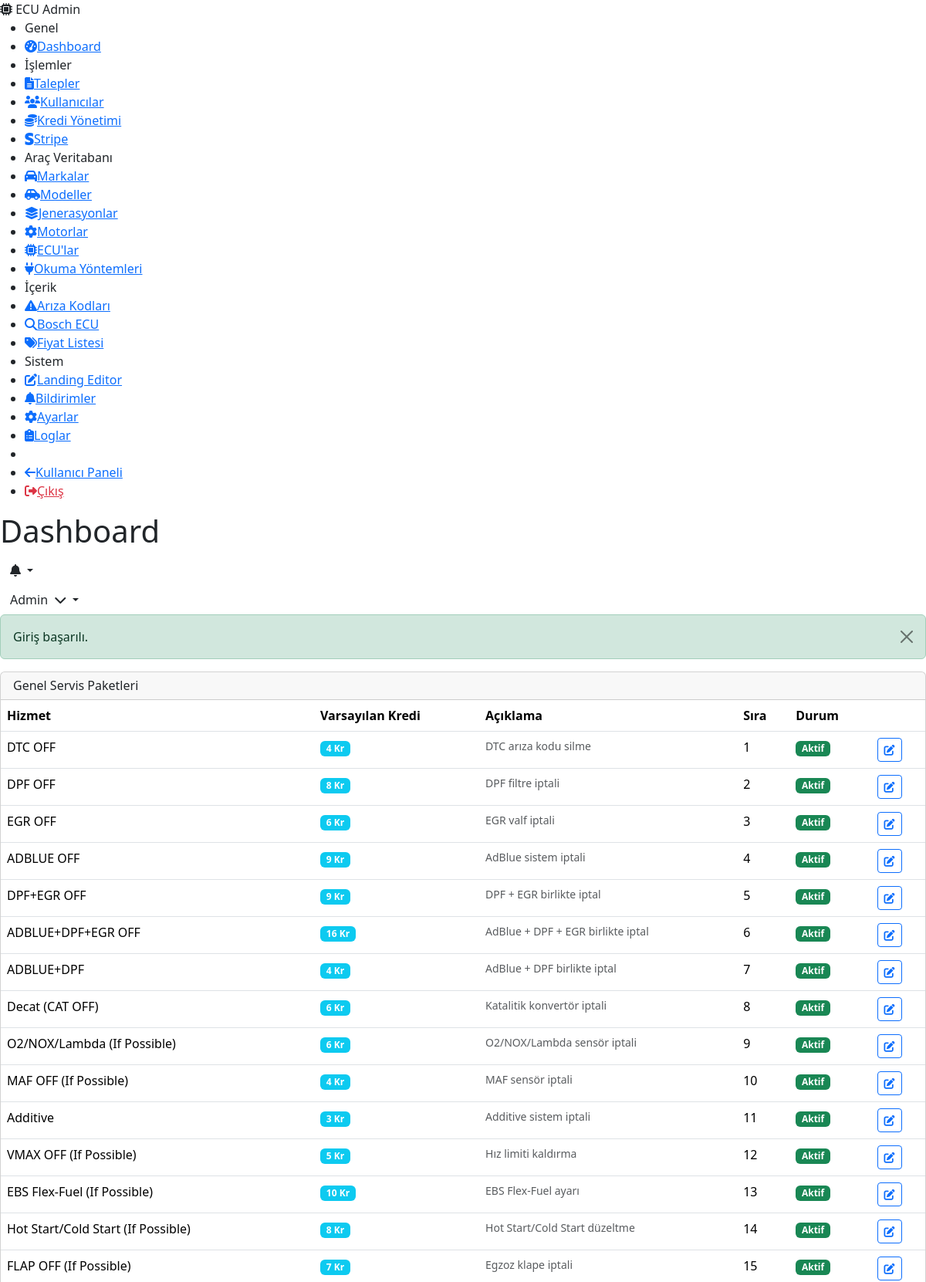
Page /admin/pricing (signed in, upper part) on the committed database.
### tables this page shows
CREATE TABLE IF NOT EXISTS `users` (
    `id`             INT UNSIGNED AUTO_INCREMENT PRIMARY KEY,
    `name`           VARCHAR(100)  NOT NULL,
    `email`          VARCHAR(191)  NOT NULL,
    `password`       VARCHAR(255)  NOT NULL,
    `phone`          VARCHAR(20)   DEFAULT NULL,
    `company`        VARCHAR(150)  DEFAULT NULL,
    `avatar`         VARCHAR(255)  DEFAULT NULL,
    `credit_balance` INT           NOT NULL DEFAULT 0,
    `role`           ENUM('user','admin') NOT NULL DEFAULT 'user',
    `email_token`    VARCHAR(64)   DEFAULT NULL,
    `email_verified` TINYINT(1)   NOT NULL DEFAULT 0,
    `reset_token`    VARCHAR(64)   DEFAULT NULL,
    `reset_expires`  DATETIME      DEFAULT NULL,
    `is_active`      TINYINT(1)   NOT NULL DEFAULT 1,
    `created_at`     DATETIME      NOT NULL DEFAULT CURRENT_TIMESTAMP,
    `updated_at`     DATETIME      NOT NULL DEFAULT CURRENT_TIMESTAMP ON UPDATE CURRENT_TIMESTAMP,
    UNIQUE KEY `uk_users_email`       (`email`),
    INDEX `idx_users_role`            (`role`),
    INDEX `idx_users_reset_token`     (`reset_token`),
    INDEX `idx_users_email_token`     (`email_token`)
);

CREATE TABLE IF NOT EXISTS `service_packages` (
    `id`          INT UNSIGNED AUTO_INCREMENT PRIMARY KEY,
    `name`        VARCHAR(100) NOT NULL,
    `slug`        VARCHAR(120) NOT NULL,
    `credit_cost` INT          NOT NULL DEFAULT 0,
    `description` TEXT         DEFAULT NULL,
    `is_active`   TINYINT(1)  NOT NULL DEFAULT 1,
    `sort_order`  INT          NOT NULL DEFAULT 0,
    UNIQUE KEY `uk_service_packages_slug` (`slug`)
);

### core/Controller.php (called while the page is built, shortened)
<?php
abstract class Controller
{
    protected function view(string $view, array $data = [], string $layout = 'app'): void
    {
        View::render($view, $data, $layout);
    }
}

### app/Controllers/Admin/PricingController.php (called while the page is built, shortened)
<?php
final class PricingController extends Controller
{
    public function index(Request $request): void
    {
        $db = Database::getInstance();
        $packages = $db->fetchAll('SELECT * FROM service_packages ORDER BY sort_order ASC');
        $stages = $db->fetchAll('SELECT * FROM stages WHERE is_active = 1 ORDER BY sort_order ASC');
        $pricingRows = $db->fetchAll(
            'SELECT ssp.*, sp.name as service_name, sp.slug as service_slug
             FROM stage_service_pricing ssp
             JOIN service_packages sp ON ssp.service_package_id = sp.id
             ORDER BY sp.sort_order ASC'
        );
        $stagePricing = [];
        foreach ($pricingRows as $row) {
            $sid = (int) $row['stage_id'];
            $stagePricing[$sid][] = $row;
        }
        $this->view('admin/pricing/index', [
            'pageTitle'    => 'Fiyat Listesi',
            'currentPage'  => 'admin-pricing',
            'packages'     => $packages,
            'stages'       => $stages,
            'stagePricing' => $stagePricing,
        ], 'admin');
    }
}

### core/App.php (called while the page is built, shortened)
<?php
final class App
{
    private Router $router;
    private Request $request;
    public function __construct(string $basePath)
    {
        $this->bootstrap();
    }
    private function bootstrap(): void
    {
        View::share('auth_user', $this->getAuthUser());
        $this->request = new Request();
        $this->router  = new Router();
    }
    private function getAuthUser(): ?array
    {
        try {
            $db = Database::getInstance();
            return $db->fetch(
                'SELECT id, name, email, phone, company, avatar, credit_balance, role, is_active FROM users WHERE id = ?',
                [Session::userId()]
            );
        } catch (\Throwable) {
            return null;
        }
    }
    public function run(): void
    {
        $matched = $this->router->resolve($this->request);
        $this->executeMiddleware($matched['middleware'], function () use ($matched) {
            $this->dispatch($matched['action'], $matched['params']);
        });
    }
    private function executeMiddleware(array $middleware, callable $final): void
    {
        $middlewareStack = array_reverse($middleware);
        $next = $final;
        foreach ($middlewareStack as $mw) {
            $currentNext = $next;
            $next = function () use ($mw, $currentNext) {
                $instance = new $mw();
                $instance->handle($this->request, $currentNext);
            };
        }
        $next();
    }
    private function dispatch(string $action, array $params): void
    {
        [$controllerClass, $method] = explode('@', $action);
        $controller = new $controllerClass();
        $controller->$method($this->request, ...array_values($params));
    }
}

### app/Middleware/AdminMiddleware.php (called while the page is built, shortened)
<?php
final class AdminMiddleware extends Middleware
{
    public function handle(Request $request, callable $next): void
    {
        $next();
    }
}

### app/Middleware/AuthMiddleware.php (called while the page is built, shortened)
<?php
final class AuthMiddleware extends Middleware
{
    public function handle(Request $request, callable $next): void
    {
        $next();
    }
}

### index.php (called while the page is built, shortened)
<?php
$app = new Core\App(BASE_PATH);
$app->run();

### core/Database.php (called while the page is built, shortened)
<?php
final class Database
{
    private static ?Database $instance = null;
    private PDO $pdo;
    private function __construct()
    {
        $config = Config::get('database');
        $dsn = sprintf(
            'mysql:host=%s;port=%s;dbname=%s;charset=%s',
            $config['host'],
            $config['port'],
            $config['name'],
            $config['charset']
        );
        try {
            $this->pdo = new PDO($dsn, $config['username'], $config['password'], [
                PDO::ATTR_ERRMODE            => PDO::ERRMODE_EXCEPTION,
                PDO::ATTR_DEFAULT_FETCH_MODE => PDO::FETCH_ASSOC,
                PDO::ATTR_EMULATE_PREPARES   => false,
                PDO::ATTR_STRINGIFY_FETCHES  => false,
            ]);
        } catch (PDOException $e) {
            throw new PDOException('Veritabanı bağlantı hatası: ' . $e->getMessage());
        }
    }
    public static function getInstance(): self
    {
        if (self::$instance === null) {
            self::$instance = new self();
        }
        return self::$instance;
    }
    public function query(string $sql, array $params = []): \PDOStatement
    {
        $stmt = $this->pdo->prepare($sql);
        $stmt->execute($params);
        return $stmt;
    }
    public function fetch(string $sql, array $params = []): ?array
    {
        $result = $this->query($sql, $params)->fetch();
        return $result ?: null;
    }
    public function fetchAll(string $sql, array $params = []): array
    {
        return $this->query($sql, $params)->fetchAll();
    }
}

### core/Config.php (called while the page is built, shortened)
<?php
final class Config
{
    private static array $config = [];
    public static function load(string $basePath): void
    {
        $configPath = $basePath . '/config';
        $files = glob($configPath . '/*.php');
        $skip = ['routes', 'services'];
        foreach ($files as $file) {
            $key = basename($file, '.php');
            if (in_array($key, $skip, true)) {
                continue;
            }
            self::$config[$key] = require $file;
        }
    }
    public static function get(string $key, mixed $default = null): mixed
    {
        $keys  = explode('.', $key);
        $value = self::$config;
        foreach ($keys as $k) {
            if (!is_array($value) || !array_key_exists($k, $value)) {
                return $default;
            }
            $value = $value[$k];
        }
        return $value;
    }
}

### resources/views/admin/pricing/index.php (the view, shortened to what this page needs)
<?php $pageTitle = 'Fiyat Listesi'; $currentPage = 'admin-pricing'; ?>
<div class="card mb-4">
    <div class="card-header d-flex align-items-center justify-content-between">
        <h6 class="mb-0 fw-700">Genel Servis Paketleri</h6>
    </div>
    <div class="card-body p-0">
        <table class="table table-hover mb-0">
            <thead><tr><th>Hizmet</th><th>Varsayılan Kredi</th><th>Açıklama</th><th>Sıra</th><th>Durum</th><th></th></tr></thead>
            <tbody>
            <?php foreach ($packages as $p): ?>
                <tr>
                    <td class="fw-600"><?= \Core\View::escape($p['name']) ?></td>
                    <td><span class="badge bg-info"><?= $p['credit_cost'] ?> Kr</span></td>
                    <td class="text-muted small"><?= \Core\View::escape($p['description'] ?? '') ?></td>
                    <td><?= $p['sort_order'] ?></td>
                    <td><span class="badge bg-<?= $p['is_active'] ? 'success' : 'danger' ?>"><?= $p['is_active'] ? 'Aktif' : 'Pasif' ?></span></td>
                    <td><button class="btn btn-sm btn-outline-primary" data-bs-toggle="modal" data-bs-target="#editPkg<?= $p['id'] ?>"><i class="fas fa-edit"></i></button></td>
                </tr>
            <?php endforeach; ?>
            </tbody>
        </table>
    </div>
</div>

### resources/views/partials/header.php (shortened to what this page needs)
<header class="app-header">
    <div class="header-left">
        <h1 class="page-title"><?= \Core\View::escape($pageTitle ?? 'Dashboard') ?></h1>
    </div>
    <div class="header-right">
        <div class="header-notification dropdown">
            <button class="btn btn-icon dropdown-toggle" data-bs-toggle="dropdown" id="notifDropdown">
                <i class="fas fa-bell"></i>
            </button>
        </div>
        <div class="header-user dropdown">
            <button class="btn dropdown-toggle" data-bs-toggle="dropdown">
                <span class="d-none d-md-inline"><?= \Core\View::escape($auth_user['name'] ?? '') ?></span>
                <i class="fas fa-chevron-down ms-1"></i>
            </button>
        </div>
    </div>
</header>

### rows in the picture
users: name "Admin"
service_packages: name "DTC OFF", credit_cost "4", description "DTC arıza kodu silme", sort_order "1", is_active "Aktif"
service_packages: name "DPF OFF", credit_cost "8", description "DPF filtre iptali", sort_order "2", is_active "Aktif"
service_packages: name "EGR OFF", credit_cost "6", description "EGR valf iptali", sort_order "3", is_active "Aktif"
service_packages: name "ADBLUE OFF", credit_cost "9", description "AdBlue sistem iptali", sort_order "4", is_active "Aktif"
service_packages: name "DPF+EGR OFF", credit_cost "9", description "DPF + EGR birlikte iptal", sort_order "5", is_active "Aktif"
service_packages: name "ADBLUE+DPF+EGR OFF", credit_cost "16", description "AdBlue + DPF + EGR birlikte iptal", sort_order "6", is_active "Aktif"
service_packages: name "ADBLUE+DPF", credit_cost "4", description "AdBlue + DPF birlikte iptal", sort_order "7", is_active "Aktif"
service_packages: name "Decat (CAT OFF)", credit_cost "6", description "Katalitik konvertör iptali", sort_order "8", is_active "Aktif"
service_packages: name "O2/NOX/Lambda (If Possible)", credit_cost "6", description "O2/NOX/Lambda sensör iptali", sort_order "9", is_active "Aktif"
service_packages: name "MAF OFF (If Possible)", credit_cost "4", description "MAF sensör iptali", sort_order "10", is_active "Aktif"
service_packages: name "Additive", credit_cost "3", description "Additive sistem iptali", sort_order "11", is_active "Aktif"
service_packages: name "VMAX OFF (If Possible)", credit_cost "5", description "Hız limiti kaldırma", sort_order "12", is_active "Aktif"
service_packages: name "EBS Flex-Fuel (If Possible)", credit_cost "10", description "EBS Flex-Fuel ayarı", sort_order "13", is_active "Aktif"
service_packages: name "Hot Start/Cold Start (If Possible)", credit_cost "8", description "Hot Start/Cold Start düzeltme", sort_order "14", is_active "Aktif"
service_packages: name "FLAP OFF (If Possible)", credit_cost "7", description "Egzoz klape iptali", sort_order "15", is_active "Aktif"

### other values in the picture
self::escape($success) "Giriş başarılı."
